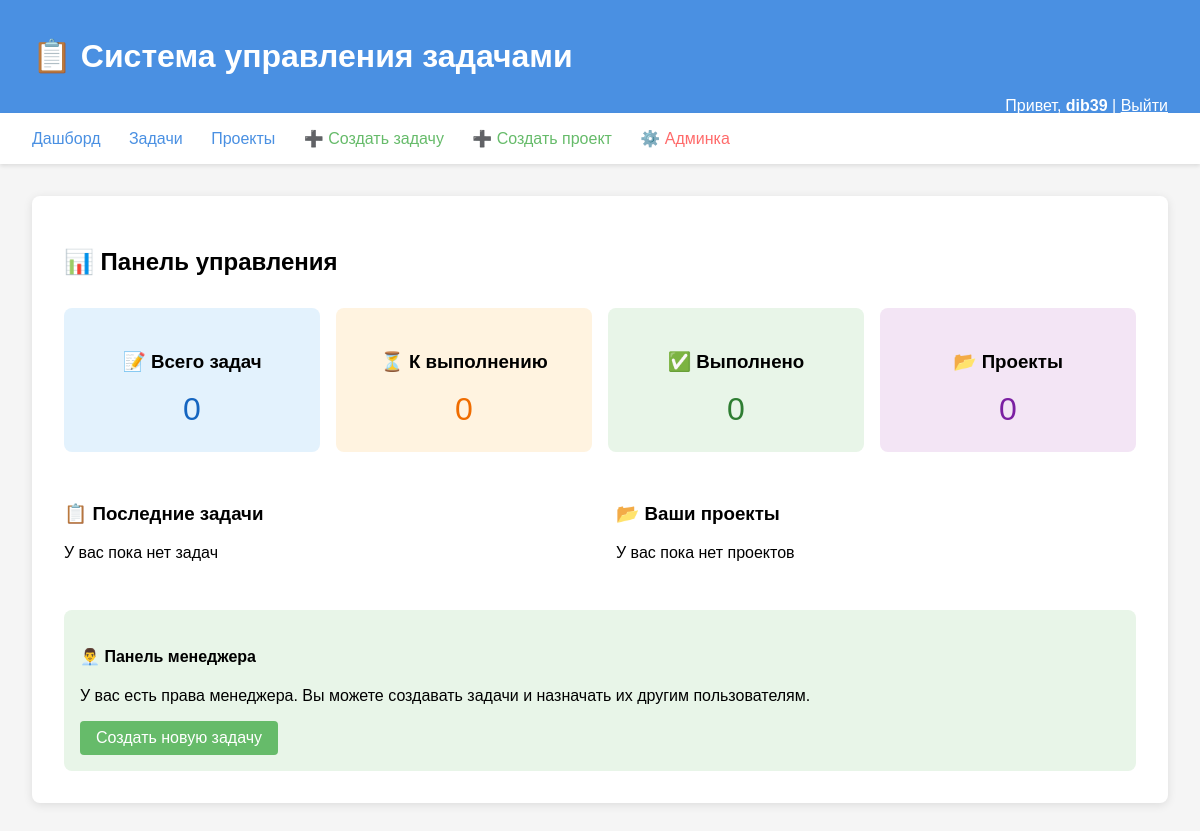
Page /lab6/ (signed in) on the earlier database version.
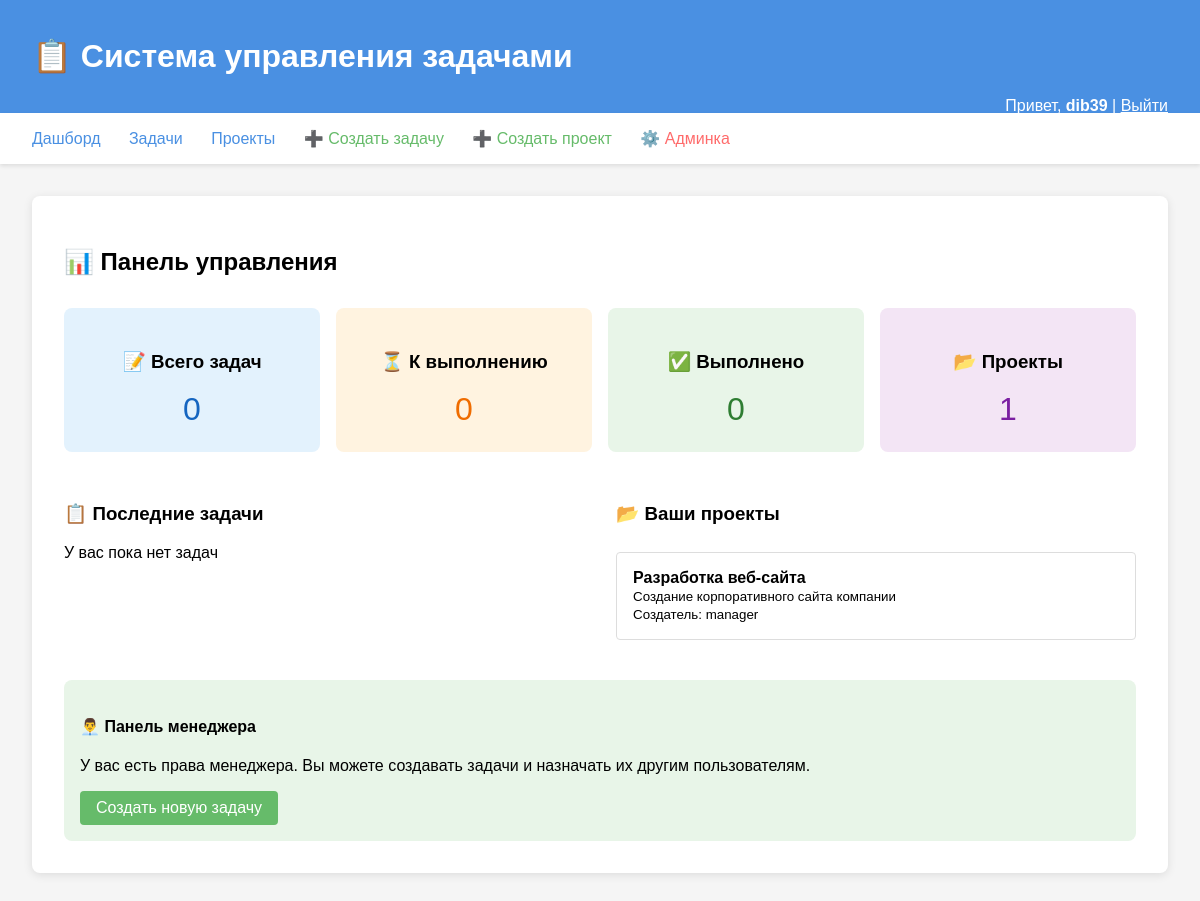
Same page on the later database version.
### lab6/models.py (models this page shows, shortened)
class Project(models.Model):
    name = models.CharField(max_length=100, verbose_name="Название проекта")
    description = models.TextField(verbose_name="Описание")
    created_by = models.ForeignKey(User, on_delete=models.CASCADE, verbose_name="Создатель")
    created_at = models.DateTimeField(auto_now_add=True, verbose_name="Дата создания")
    is_public = models.BooleanField(default=False, verbose_name="Публичный проект")
    class Meta:
        verbose_name = "Проект"
        verbose_name_plural = "Проекты"
        permissions = [
            ("can_manage_projects", "Может управлять проектами"),
        ]

### lab6/views.py (the view)
# urls.py: path('', views.dashboard, name='dashboard'),
@login_required
def dashboard(request):
    user_tasks = Task.objects.filter(
        Q(assigned_to=request.user) | Q(created_by=request.user)
    ).select_related('project')
    accessible_projects = Project.objects.filter(
        Q(created_by=request.user) | Q(is_public=True)
    )
    stats = {
        'total_tasks': user_tasks.count(),
        'tasks_todo': user_tasks.filter(status='todo').count(),
        'tasks_in_progress': user_tasks.filter(status='in_progress').count(),
        'tasks_done': user_tasks.filter(status='done').count(),
        'total_projects': accessible_projects.count(),
    }
    context = {
        'user_tasks': user_tasks[:10],  # Последние 10 задач
        'accessible_projects': accessible_projects[:5],  # Последние 5 проектов
        'stats': stats,
        'is_manager': is_manager(request.user),
    }
    return render(request, 'lab6/dashboard.html', context)

### lab6/views.py (called while the page is built)
def is_manager(user):
    return user.has_perm('lab6.can_assign_tasks') or user.is_staff

### templates/lab6/dashboard.html (shortened to what this page needs)
{% extends "lab6/base.html" %}
{% block content %}
<h2>📊 Панель управления</h2>
{% if not user.is_authenticated %}
    <div class="alert alert-warning">
        <h3>Добро пожаловать!</h3>
        <p>Для работы с системой управления задачами необходимо <a href="/lab6/login/">войти</a> или <a href="/lab6/register/">зарегистрироваться</a>.</p>
    </div>
{% else %}
    <div style="display: grid; grid-template-columns: repeat(auto-fit, minmax(200px, 1fr)); gap: 1rem; margin: 2rem 0;">
        <div style="background: #E3F2FD; padding: 1.5rem; border-radius: 8px; text-align: center;">
            <h3>📝 Всего задач</h3>
            <p style="font-size: 2rem; margin: 0; color: #1565C0;">{{ stats.total_tasks }}</p>
        </div>
        <div style="background: #FFF3E0; padding: 1.5rem; border-radius: 8px; text-align: center;">
            <h3>⏳ К выполнению</h3>
            <p style="font-size: 2rem; margin: 0; color: #EF6C00;">{{ stats.tasks_todo }}</p>
        </div>
        <div style="background: #E8F5E8; padding: 1.5rem; border-radius: 8px; text-align: center;">
            <h3>✅ Выполнено</h3>
            <p style="font-size: 2rem; margin: 0; color: #2E7D32;">{{ stats.tasks_done }}</p>
        </div>
        <div style="background: #F3E5F5; padding: 1.5rem; border-radius: 8px; text-align: center;">
            <h3>📂 Проекты</h3>
            <p style="font-size: 2rem; margin: 0; color: #7B1FA2;">{{ stats.total_projects }}</p>
        </div>
    </div>
    <div style="display: grid; grid-template-columns: 1fr 1fr; gap: 2rem; margin-top: 2rem;">
        <div>
            <h3>📋 Последние задачи</h3>
            {% if user_tasks %}
                <div style="max-height: 400px; overflow-y: auto;">
                    {% for task in user_tasks %}
                    <div style="border: 1px solid #ddd; padding: 1rem; margin: 0.5rem 0; border-radius: 4px;
                                {% if task.priority == 'high' %}border-left: 4px solid #FF6B6B;
                                {% elif task.priority == 'medium' %}border-left: 4px solid #FFD166;
                                {% else %}border-left: 4px solid #06D6A0;{% endif %}">
                        <strong><a href="/lab6/tasks/{{ task.id }}/">{{ task.title }}</a></strong>
                        <br>
                        <small>Проект: {{ task.project.name }}</small> |
                        <small>Статус:
                            {% if task.status == 'todo' %}⏳
                            {% elif task.status == 'in_progress' %}🔄
                            {% elif task.status == 'review' %}👀
                            {% elif task.status == 'done' %}✅
                            {% endif %}
                        </small>
                    </div>
                    {% endfor %}
                </div>
            {% else %}
                <p>У вас пока нет задач</p>
            {% endif %}
        </div>
        <div>
            <h3>📂 Ваши проекты</h3>
            {% if accessible_projects %}
                <div style="max-height: 400px; overflow-y: auto;">
                    {% for project in accessible_projects %}
                    <div style="border: 1px solid #ddd; padding: 1rem; margin: 0.5rem 0; border-radius: 4px;">
                        <strong>{{ project.name }}</strong>
                        <br>
                        <small>{{ project.description|truncatewords:10 }}</small>
                        <br>
                        <small>Создатель: {{ project.created_by.username }}</small>
                    </div>
                    {% endfor %}
                </div>
            {% else %}
                <p>У вас пока нет проектов</p>
            {% endif %}
        </div>
    </div>
    {% if is_manager %}
    <div style="margin-top: 2rem; padding: 1rem; background: #E8F5E8; border-radius: 8px;">
        <h4>👨‍💼 Панель менеджера</h4>
        <p>У вас есть права менеджера. Вы можете создавать задачи и назначать их другим пользователям.</p>
        <a href="/lab6/tasks/create/" class="btn btn-success">Создать новую задачу</a>
    </div>
    {% endif %}
{% endif %}
{% endblock %}

Differences in the rows shown:
added Project: name "Разработка веб-сайта", description "Создание корпоративного сайта компании", created_by.username "manager"
Other differences:
{{ stats.total_projects }}: "0" → "1"
text no longer shown: "У вас пока нет проектов"
